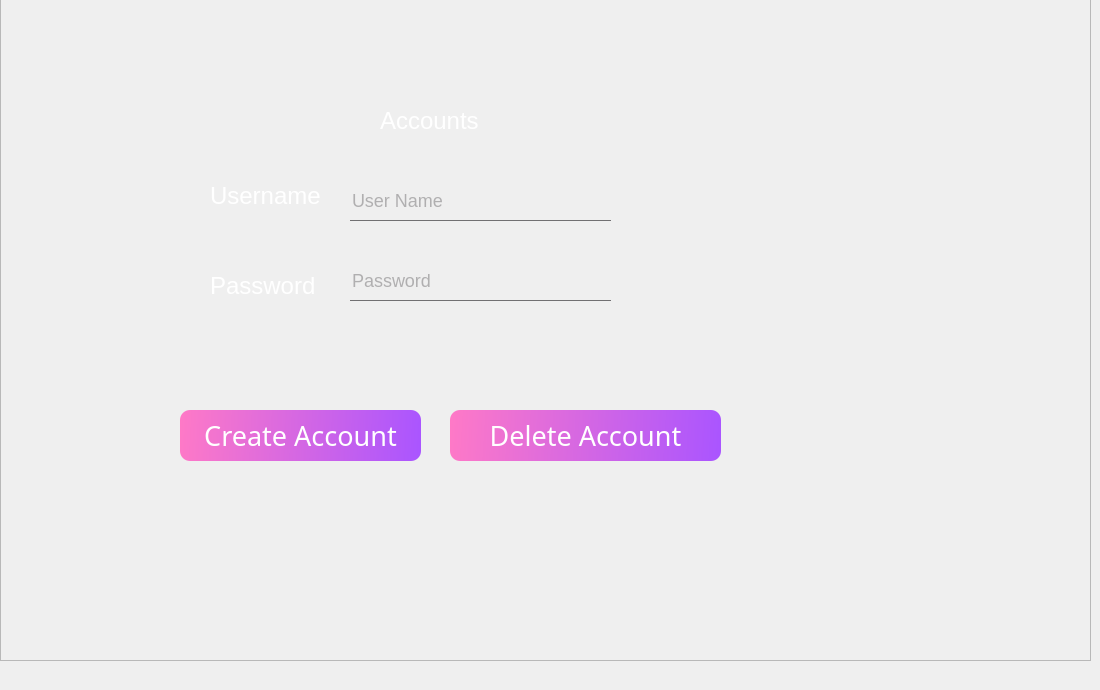
                <widget class="QWidget" name="page_2">
                 <widget class="QFrame" name="frame_5">
                  <property name="geometry">
                   <rect>
                    <x>0</x>
                    <y>-20</y>
                    <width>1091</width>
                    <height>681</height>
                   </rect>
                  </property>
                  <property name="styleSheet">
                   <string notr="true">QPushButton
{
font: 80 20pt &quot;Segoe UI Black&quot;;
background:rgb(85, 85, 127,0);
color:white;
}
QToolButton
{

background:rgb(85, 0, 127);
border-radius:60px;


}
QLabel
{
font-size:24px;
font-family:;
	font: 75 20pt &quot;Segoe UI&quot;;
color:white;
background:transparent;
}

QPushButton
{
color:white;
background-color: qlineargradient(spread:pad, x1:0, y1:0.511364, x2:1, y2:0.523, stop:0 rgba(254, 121, 199, 255), stop:1 rgba(170, 85, 255, 255));
border-radius:10px;

}

QPushButton:hover
{
border-radius:10px;
background:#4e576a;
}



QLineEdit
{
font-size:18px;
background:transparent;
border:none;
color:#717072;
border-bottom:1px solid #717072;

}


QLineEdit:focus{
border-radius:20px;
border-bottom: 2px solid rgb(85,170,255);
background-color:rgb(43,45,56);
}


</string>
                  </property>
                  <property name="frameShape">
                   <enum>QFrame::StyledPanel</enum>
                  </property>
                  <property name="frameShadow">
                   <enum>QFrame::Raised</enum>
                  </property>
                  <widget class="QPushButton" name="deleteButton">
                   <property name="geometry">
                    <rect>
                     <x>450</x>
                     <y>430</y>
                     <width>271</width>
                     <height>51</height>
                    </rect>
                   </property>
                   <property name="font">
                    <font>
                     <family>Segoe UI Black</family>
                     <pointsize>20</pointsize>
                     <weight>10</weight>
                     <italic>false</italic>
                     <bold>false</bold>
                    </font>
                   </property>
                   <property name="text">
                    <string>Delete Account</string>
                   </property>
                  </widget>
                  <widget class="QLineEdit" name="lineEdit_username">
                   <property name="geometry">
                    <rect>
                     <x>350</x>
                     <y>200</y>
                     <width>261</width>
                     <height>41</height>
                    </rect>
                   </property>
                   <property name="text">
                    <string/>
                   </property>
                   <property name="placeholderText">
                    <string>User Name</string>
                   </property>
                  </widget>
                  <widget class="QLabel" name="label_17">
                   <property name="geometry">
                    <rect>
                     <x>380</x>
                     <y>120</y>
                     <width>131</width>
                     <height>41</height>
                    </rect>
                   </property>
                   <property name="font">
                    <font>
                     <family>Segoe UI</family>
                     <pointsize>20</pointsize>
                     <weight>9</weight>
                     <italic>false</italic>
                     <bold>false</bold>
                    </font>
                   </property>
                   <property name="text">
                    <string>Accounts</string>
                   </property>
                  </widget>
                  <widget class="QLineEdit" name="lineEdit_password">
                   <property name="geometry">
                    <rect>
                     <x>350</x>
                     <y>280</y>
                     <width>261</width>
                     <height>41</height>
                    </rect>
                   </property>
                   <property name="text">
                    <string/>
                   </property>
                   <property name="echoMode">
                    <enum>QLineEdit::Password</enum>
                   </property>
                   <property name="placeholderText">
                    <string>Password</string>
                   </property>
                  </widget>
                  <widget class="QLabel" name="label_18">
                   <property name="geometry">
                    <rect>
                     <x>210</x>
                     <y>290</y>
                     <width>111</width>
                     <height>31</height>
                    </rect>
                   </property>
                   <property name="text">
                    <string>Password</string>
                   </property>
                  </widget>
                  <widget class="QLabel" name="label_19">
                   <property name="geometry">
                    <rect>
                     <x>210</x>
                     <y>200</y>
                     <width>111</width>
                     <height>31</height>
                    </rect>
                   </property>
                   <property name="text">
                    <string>Username</string>
                   </property>
                  </widget>
                  <widget class="QPushButton" name="CreateAccount">
                   <property name="geometry">
                    <rect>
                     <x>180</x>
                     <y>430</y>
                     <width>241</width>
                     <height>51</height>
                    </rect>
                   </property>
                   <property name="font">
                    <font>
                     <family>Segoe UI Black</family>
                     <pointsize>20</pointsize>
                     <weight>10</weight>
                     <italic>false</italic>
                     <bold>false</bold>
                    </font>
                   </property>
                   <property name="text">
                    <string>Create Account</string>
                   </property>
                  </widget>
                 </widget>
                </widget>
